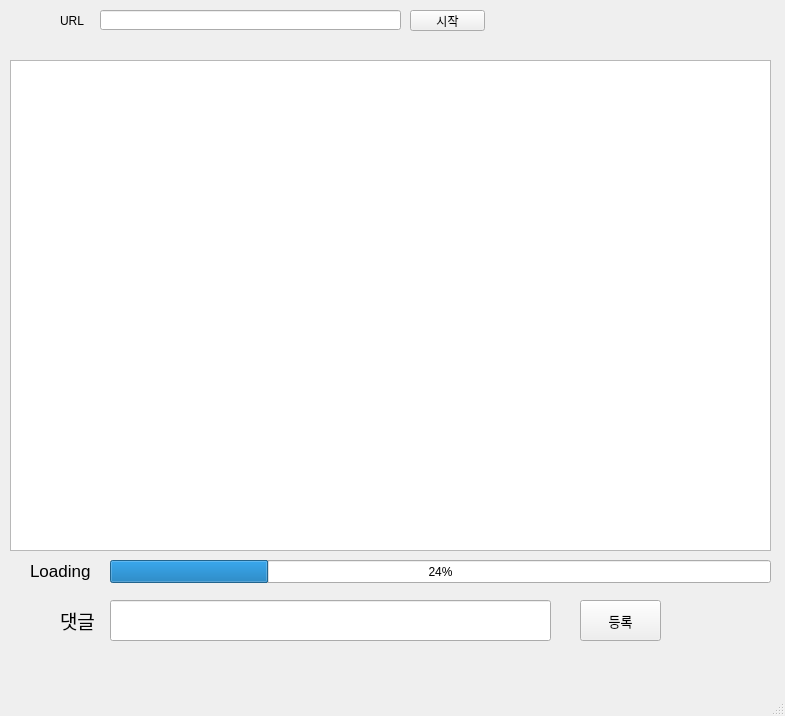
<?xml version="1.0" encoding="UTF-8"?>
<ui version="4.0">
 <class>MainWindow</class>
 <widget class="QMainWindow" name="MainWindow">
  <property name="geometry">
   <rect>
    <x>0</x>
    <y>0</y>
    <width>785</width>
    <height>716</height>
   </rect>
  </property>
  <property name="windowTitle">
   <string>MainWindow</string>
  </property>
  <widget class="QWidget" name="centralwidget">
   <widget class="QListWidget" name="commentsList">
    <property name="geometry">
     <rect>
      <x>10</x>
      <y>60</y>
      <width>761</width>
      <height>491</height>
     </rect>
    </property>
   </widget>
   <widget class="QLabel" name="url">
    <property name="geometry">
     <rect>
      <x>60</x>
      <y>10</y>
      <width>56</width>
      <height>21</height>
     </rect>
    </property>
    <property name="text">
     <string>URL</string>
    </property>
   </widget>
   <widget class="QPushButton" name="startBtn">
    <property name="geometry">
     <rect>
      <x>410</x>
      <y>10</y>
      <width>75</width>
      <height>21</height>
     </rect>
    </property>
    <property name="text">
     <string>시작</string>
    </property>
   </widget>
   <widget class="QLineEdit" name="editUrl">
    <property name="geometry">
     <rect>
      <x>100</x>
      <y>10</y>
      <width>301</width>
      <height>20</height>
     </rect>
    </property>
   </widget>
   <widget class="QLineEdit" name="editComment">
    <property name="geometry">
     <rect>
      <x>110</x>
      <y>600</y>
      <width>441</width>
      <height>41</height>
     </rect>
    </property>
    <property name="font">
     <font>
      <pointsize>20</pointsize>
     </font>
    </property>
    <property name="text">
     <string/>
    </property>
   </widget>
   <widget class="QLabel" name="commentLabel">
    <property name="geometry">
     <rect>
      <x>60</x>
      <y>610</y>
      <width>41</width>
      <height>21</height>
     </rect>
    </property>
    <property name="font">
     <font>
      <pointsize>14</pointsize>
     </font>
    </property>
    <property name="text">
     <string>댓글</string>
    </property>
   </widget>
   <widget class="QPushButton" name="submitBtn">
    <property name="geometry">
     <rect>
      <x>580</x>
      <y>600</y>
      <width>81</width>
      <height>41</height>
     </rect>
    </property>
    <property name="font">
     <font>
      <pointsize>10</pointsize>
     </font>
    </property>
    <property name="text">
     <string>등록</string>
    </property>
   </widget>
   <widget class="QProgressBar" name="commentProgress">
    <property name="geometry">
     <rect>
      <x>110</x>
      <y>560</y>
      <width>661</width>
      <height>23</height>
     </rect>
    </property>
    <property name="value">
     <number>24</number>
    </property>
   </widget>
   <widget class="QLabel" name="loading">
    <property name="geometry">
     <rect>
      <x>30</x>
      <y>560</y>
      <width>61</width>
      <height>21</height>
     </rect>
    </property>
    <property name="font">
     <font>
      <pointsize>13</pointsize>
     </font>
    </property>
    <property name="text">
     <string>Loading</string>
    </property>
   </widget>
  </widget>
  <widget class="QMenuBar" name="menubar">
   <property name="geometry">
    <rect>
     <x>0</x>
     <y>0</y>
     <width>785</width>
     <height>21</height>
    </rect>
   </property>
  </widget>
  <widget class="QStatusBar" name="statusbar"/>
 </widget>
 <resources/>
 <connections/>
</ui>
